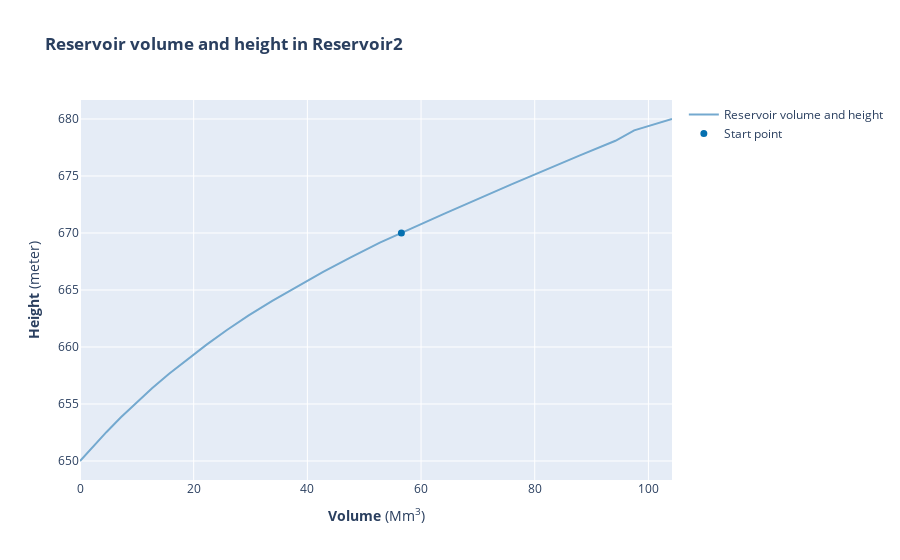

Notebook source saved alongside this figure:
### Markdown cell above
Or they can be plotted in any style and design imaginable using your favorite plotting tools and packages.

### Code cell
# Plotting the volume/head relation of Reservoir2, including the initial starting point

from scipy.interpolate import interp1d

vol_height=shop.model.reservoir.Reservoir2.vol_head.get()
start_height=shop.model.reservoir.Reservoir2.start_head.get()

interplation_function = interp1d(vol_height.values, vol_height.index)
start_volume=float(interplation_function(start_height))

fig = go.Figure()
colorscale = px.colors.sequential.PuBu_r
fig.add_trace(go.Scatter(x=vol_height.index, y=vol_height.values, name="Reservoir volume and height", marker_color=colorscale[4]))
fig.add_trace(go.Scatter(x=[start_volume], y=[start_height], name="Start point",marker_color=colorscale[2], mode='markers', marker=dict(color='rgba(0,0,0, 0.0)', size=3, line=dict(color=colorscale[2], width=4))))
fig.update_layout(title="<b>Reservoir volume and height in Reservoir2 </b>", xaxis_title="<b>Volume</b> (Mm<sup>3</sup>)", yaxis_title="<b>Height</b> (meter)")

fig.show()

### Figure 1 — Plotly figure (JSON) as saved in the notebook; plotly's stock layout.template omitted (floating-point values rounded to 4 significant figures)
{"data": [{"marker": {"color": "rgb(116,169,207)"}, "name": "Reservoir volume and height", "type": "scatter", "x": [0, 2.275, 4.675, 7.2, 12.68, 15.68, 18.9, 22.27, 25.85, 29.68, 33.83, 38.17, 42.77, 47.62, 52.75, 64.12, 69.9, 75.9, 87.95, 94.2, 97.5, 104.2], "y": [650, 651.3, 652.5, 653.8, 656.4, 657.7, 658.9, 660.2, 661.5, 662.8, 664.0, 665.3, 666.6, 667.9, 669.1, 671.7, 673.0, 674.3, 676.8, 678.1, 679, 680]}, {"marker": {"color": "rgb(5,112,176)", "line": {"color": "rgb(5,112,176)", "width": 4}, "size": 3}, "mode": "markers", "name": "Start point", "type": "scatter", "x": [56.54], "y": [670]}], "layout": {"title": {"text": "<b>Reservoir volume and height in Reservoir2 </b>"}, "xaxis": {"title": {"text": "<b>Volume</b> (Mm<sup>3</sup>)"}}, "yaxis": {"title": {"text": "<b>Height</b> (meter)"}}}}
